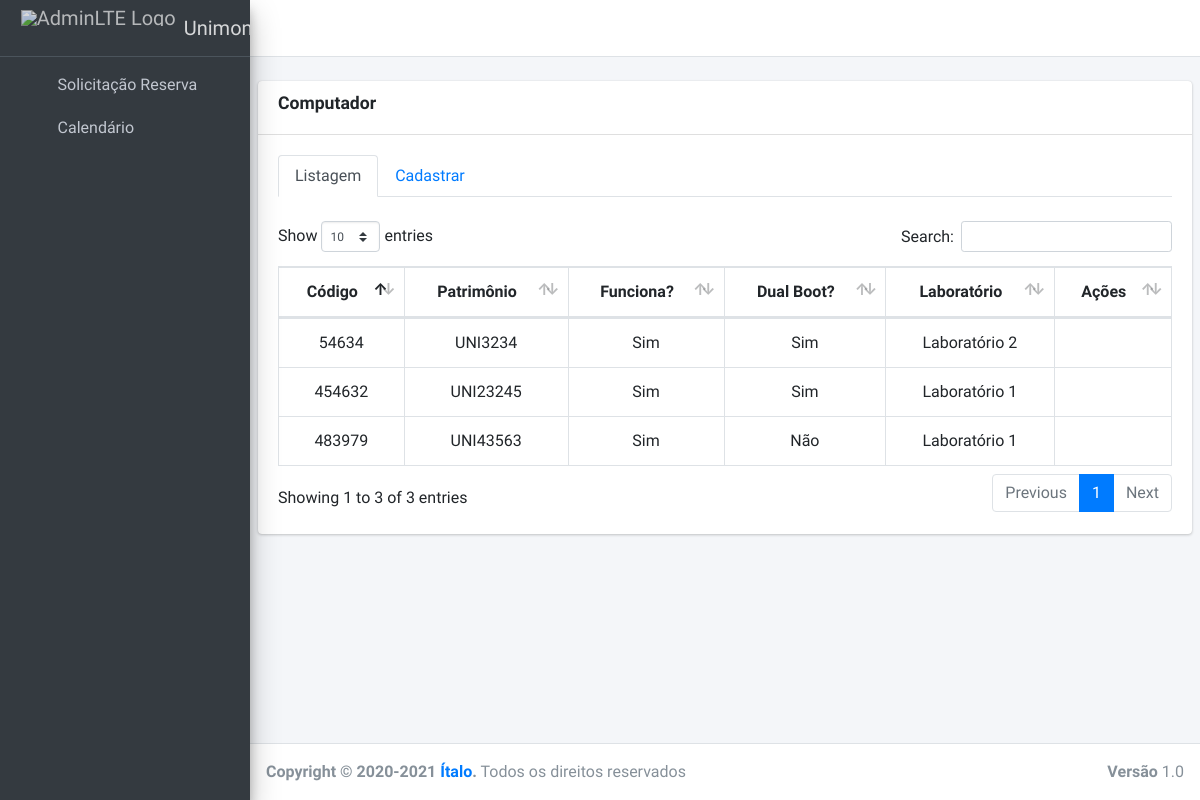
The app's page /panel/computador/cadastrar with its own data.
### core/models.py (models this page shows, shortened)
class Computador(models.Model):
    RAM_CHOICES = [
        ('1GB', '1GB'),
        ('2GB', '2GB'),
        ('3GB', '3GB'),
        ('4GB', '4GB'),
    ]
    HD_CHOICES = [
        ('100GB', '100GB'),
        ('200GB', '200GB'),
        ('300GB', '300GB'),
        ('400GB', '400GB'),
        ('500GB', '500GB'),
    ]
    PROCESSADOR_CHOICES = [
        ('I2', 'Intel Core 2 Duo'),
        ('I3', 'Intel I3'),
        ('I5', 'Intel I5'),
        ('IP', 'Intel Pentium Dual Core'),
    ]
    codigo = models.IntegerField(primary_key=True)
    patrimonio = models.CharField(max_length=15)
    dual_boot = models.BooleanField(default=False)
    funciona = models.BooleanField(default=True)
    processador = models.CharField(choices=PROCESSADOR_CHOICES, max_length=2)
    hd = models.CharField(choices=HD_CHOICES, max_length=5)
    ram = models.CharField(choices=RAM_CHOICES, max_length=3)
    laboratorio_id = models.ForeignKey(Laboratorio, on_delete=models.SET_NULL, null=True)
    software_id = models.ManyToManyField(Software)

class Laboratorio(models.Model):
    name = models.CharField(max_length=45)
    qnt_computador = models.IntegerField(blank=True)
    def __str__(self):
        return self.name

### core/views.py (the view, shortened to what this page needs)
# urls.py: path('panel/computador/cadastrar', CreateComputadorView.as_view(), name='computador-create'),
class CreateComputadorView(CreateView):
    form_class = ComputadorForm
    template_name = 'panel/computador/create.html'
    success_url = reverse_lazy('computador-create')
    def get_context_data(self, **kwargs):
        context = super(CreateComputadorView, self).get_context_data(**kwargs)
        context['computadors'] = Computador.objects.order_by('?').all()
        context['softwares'] = Software.objects.all()
        return context

### core/forms.py
class ComputadorForm(forms.ModelForm):
    class Meta:
        model = Computador
        fields = '__all__'

### core/models.py (called while the page is built)
    def __str__(self):
        return self.name

### core/templates/panel/computador/create.html (shortened to what this page needs)
{% extends 'layouts/base.html' %}
{% load static %}
{% block head %}
<link rel="stylesheet" href="{% static 'plugins/datatables-bs4/css/dataTables.bootstrap4.min.css' %}">
<link rel="stylesheet" href="{% static 'plugins/datatables-responsive/css/responsive.bootstrap4.min.css' %}">
<link rel="stylesheet" href="{% static 'plugins/bootstrap4-duallistbox/bootstrap-duallistbox.min.css' %}">
{% endblock %}
{% block layouts %}
    {% include 'layouts/navbar.html' %}
    {% include 'layouts/sidebar.html' %}
{% endblock %}
{% block content %}
{% load widget_tweaks %}
 <div class="content-wrapper">
    <br>
    <section class="content">
      <div class="card">
        <div class="card-header">
          <h3 class="card-title"><label>Computador</label></h3>
        </div>
        <div class="card-body">
          <ul class="nav nav-tabs" id="custom-content-below-tab" role="tablist">
            <li class="nav-item">
              <a class="nav-link active" id="custom-content-below-home-tab" data-toggle="pill" href="#custom-content-below-home" role="tab" aria-controls="custom-content-below-home" aria-selected="true">Listagem</a>
            </li>
            <li class="nav-item">
              <a class="nav-link" id="custom-content-below-profile-tab" data-toggle="pill" href="#custom-content-below-profile" role="tab" aria-controls="custom-content-below-profile" aria-selected="false">Cadastrar</a>
            </li>
          </ul>
          <div class="tab-content" id="custom-content-below-tabContent">
            <div class="tab-pane fade show active" id="custom-content-below-home" role="tabpanel" aria-labelledby="custom-content-below-home-tab">
              <br>
              <table id="table-lab" class="table table-bordered table-hover dataTable">
                <thead>
                    <tr>
                        <th class="text-center">Código</th>
                        <th class="text-center">Patrimônio</th>
                        <th class="text-center">Funciona?</th>
                        <th class="text-center">Dual Boot?</th>
                        <th class="text-center">Laboratório</th>
                        <th class="text-center">Ações</th>
                    </tr>
                </thead>
                <tbody>
                    {% for pc in computadors %}
                        <tr>
                            <td>{{ pc.codigo }}</td>
                            <td>{{ pc.patrimonio }}</td>
                            <td>
                              {% if pc.funciona %}
                                Sim
                              {% else %}
                                Não
                              {% endif %}
                            </td>
                            <td>
                              {% if pc.dual_boot %}
                                Sim
                              {% else %}
                                Não
                              {% endif %}
                            </td>
                            <td>{{ pc.laboratorio_id }}</td>
                            <td>
                                <a href="{% url 'computador-detail' pc.pk %}" title="Informações"><i class="far fa-eye"></i></a>
                            </td>
                        </tr>
                    {% endfor %}
                </tbody>
              </table>
           </div>
          </div>
        </div>
      </div>
    </section>
  </div>
{% endblock %}
{% block footer %}
    {% include 'layouts/footer.html' %}
{% endblock %}

### core/static/custom/custom.css (style rules this page uses)
td { text-align:center; vertical-align:middle; }

### records on screen
Computador: codigo "454632", patrimonio "UNI23245", funciona "Sim", dual_boot "Sim", laboratorio_id "Laboratório 1"
Computador: codigo "54634", patrimonio "UNI3234", funciona "Sim", dual_boot "Sim", laboratorio_id "Laboratório 2"
Computador: codigo "483979", patrimonio "UNI43563", funciona "Sim", dual_boot "Não", laboratorio_id "Laboratório 1"
